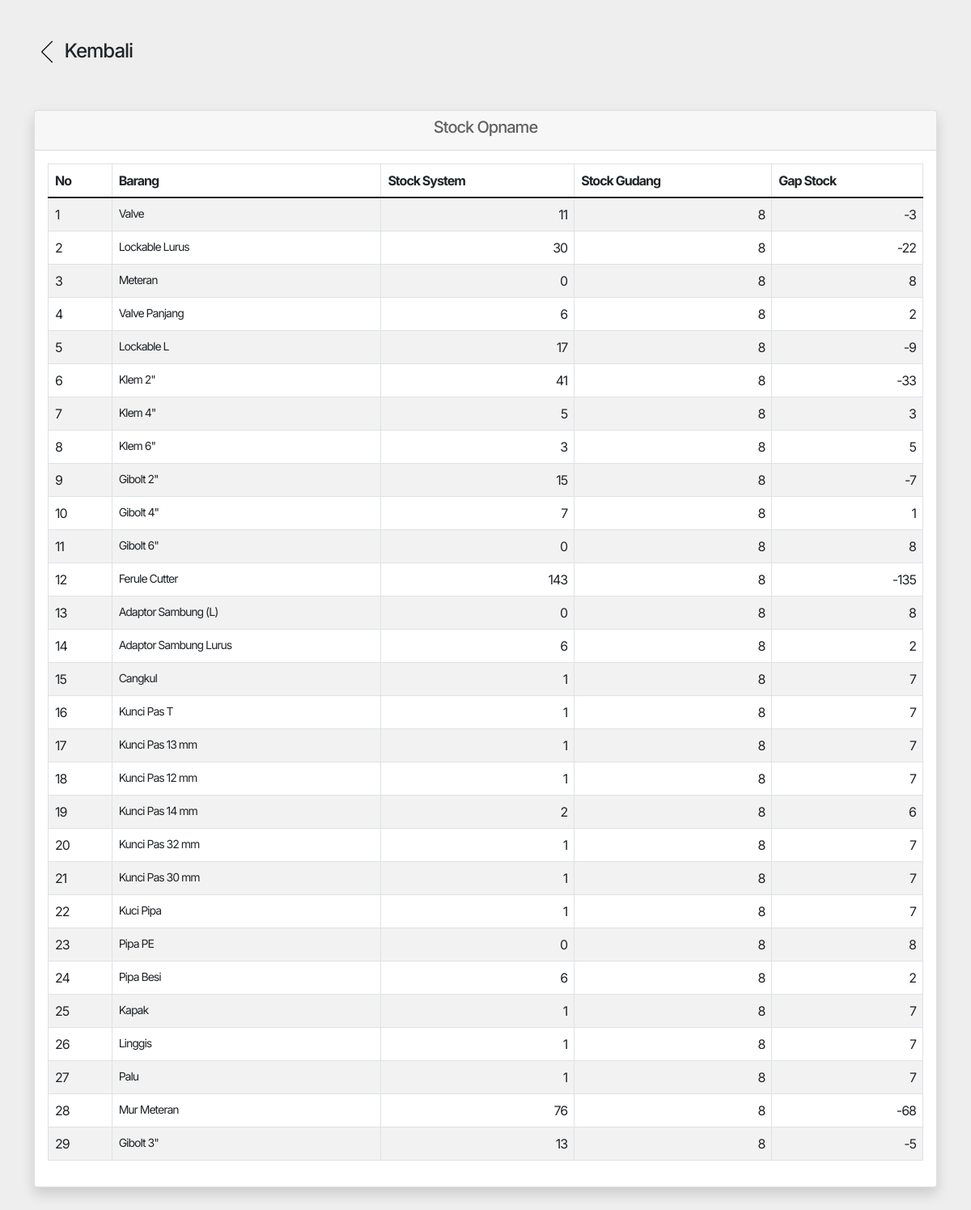
Page /so.php?id_so=16 on the committed database.
### tables this page shows
CREATE TABLE `t_so_detail` (
  `id_so_detail` int(11) NOT NULL,
  `id_so` int(11) DEFAULT NULL,
  `id_barang` int(11) DEFAULT NULL,
  `system_stock` int(11) DEFAULT NULL,
  `real_stock` int(11) DEFAULT NULL,
  `gap_stock` int(11) DEFAULT NULL
);

CREATE TABLE `m_barang` (
  `id_barang` int(11) NOT NULL,
  `parent_barang` int(11) DEFAULT NULL,
  `id_outlet` varchar(50) DEFAULT '1',
  `barcode` varchar(50) DEFAULT NULL,
  `barcode_asli` varchar(50) DEFAULT NULL,
  `nama_barang` varchar(50) DEFAULT NULL,
  `id_category` int(11) NOT NULL,
  `id_jenis_barang` int(11) NOT NULL,
  `id_merk` int(11) NOT NULL,
  `merk` varchar(100) DEFAULT NULL,
  `jenis_barang` varchar(50) DEFAULT 'ADA LIMBAH',
  `satuan` varchar(50) NOT NULL,
  `warna` varchar(59) NOT NULL,
  `gambar` varchar(59) NOT NULL,
  `size` varchar(50) NOT NULL,
  `harga_beli` int(11) NOT NULL DEFAULT 0,
  `harga_jual` int(11) NOT NULL DEFAULT 0,
  `last_stock` int(11) NOT NULL DEFAULT 0,
  `min_stock` int(11) NOT NULL DEFAULT 0,
  `max_stock` int(11) NOT NULL DEFAULT 0,
  `is_limbah` enum('N','Y') DEFAULT 'N',
  `is_delete` enum('N','Y') NOT NULL DEFAULT 'N'
);

### so.php (the view, shortened to what this page needs)
<?php include "header.php";
if( isset($_GET['id_so']) ){
	$id_so = $_GET['id_so'];
	$so_detail = $conn->query('SELECT * FROM t_so_detail LEFT JOIN m_barang ON t_so_detail.id_barang = m_barang.id_barang WHERE id_so = '.$id_so.' ');
}
?>
<div class="container my-5">
	<div class="row">
		<div class="col-6 col-md-6">
			<?php if( isset($_GET['id_so']) OR isset($_GET['add']) ) : ?>
				<a href="so.php">
					<h4 class="text-dark"> <img src="images/back.png" width="32px" alt=""> Kembali</h4>
				</a>
			<?php else: ?>
				<a href="index.php">
					<h4 class="text-dark"> <img src="images/back.png" width="32px" alt=""> Kembali</h4>
				</a>
			<?php endif; ?>
		</div>
		<div class="col-6 col-md-6">
		</div>
	</div>
	<?php if(isset($_GET['id_so'])) : ?>
		<div class="row mt-5">
			<div class="col-md-12 col-12">
				<div class="card shadow">
					<div class="card-header">
						<h5 class="text-center">Stock Opname</h5>
					</div>
					<div class="card-body">
							<table class="table table-bordered table-hover table-striped">
								<thead>
									<tr>
										<th>No</th>
										<th>Barang</th>
										<th>Stock System</th>
										<th>Stock Gudang</th>
										<th>Gap Stock</th>
									</tr>
								</thead>
								<tbody>
									<?php $i = 1; while ($row = $so_detail->fetch_array()) : ?>
										<tr>
											<td><?= $i++ ?></td>
											<td class="small"> <?= $row['nama_barang'] ?> </td>
											<td align="right"> <?= number_format($row['system_stock']) ?></td>
											<td align="right"><?= number_format($row['real_stock']) ?></td>
											<td align="right"><?= number_format($row['gap_stock']) ?></td>
										</tr>
									<?php endwhile; ?>
								</tbody>
							</table>
					</div>
				</div>
			</div>
		</div>
	<?php endif; ?>
</div>
<?php include "footer.php"; ?>

### style.css (style rules this page uses)
body { font-family: 'Inter', sans-serif; background-color: #eeeeee; letter-spacing: -1px; color: #777777; }
h1, h2, h3, h4, h5, h6, p { color: #606060; }

### header.php (style rules this page uses)
a { text-decoration: none; }

### rows in the picture
t_so_detail: id_barang.nama_barang "Valve", system_stock "11", real_stock "8", gap_stock "-3"
t_so_detail: id_barang.nama_barang "Lockable Lurus", system_stock "30", real_stock "8", gap_stock "-22"
t_so_detail: id_barang.nama_barang "Meteran", system_stock "0", real_stock "8", gap_stock "8"
t_so_detail: id_barang.nama_barang "Valve Panjang", system_stock "6", real_stock "8", gap_stock "2"
t_so_detail: id_barang.nama_barang "Lockable L", system_stock "17", real_stock "8", gap_stock "-9"
t_so_detail: id_barang.nama_barang "Klem 2\"", system_stock "41", real_stock "8", gap_stock "-33"
t_so_detail: id_barang.nama_barang "Klem 4\"", system_stock "5", real_stock "8", gap_stock "3"
t_so_detail: id_barang.nama_barang "Klem 6\"", system_stock "3", real_stock "8", gap_stock "5"
t_so_detail: id_barang.nama_barang "Gibolt 2\"", system_stock "15", real_stock "8", gap_stock "-7"
t_so_detail: id_barang.nama_barang "Gibolt 4\"", system_stock "7", real_stock "8", gap_stock "1"
t_so_detail: id_barang.nama_barang "Gibolt 6\"", system_stock "0", real_stock "8", gap_stock "8"
t_so_detail: id_barang.nama_barang "Ferule Cutter", system_stock "143", real_stock "8", gap_stock "-135"
t_so_detail: id_barang.nama_barang "Adaptor Sambung (L)", system_stock "0", real_stock "8", gap_stock "8"
t_so_detail: id_barang.nama_barang "Adaptor Sambung Lurus", system_stock "6", real_stock "8", gap_stock "2"
t_so_detail: id_barang.nama_barang "Cangkul", system_stock "1", real_stock "8", gap_stock "7"
t_so_detail: id_barang.nama_barang "Kunci Pas T", system_stock "1", real_stock "8", gap_stock "7"
t_so_detail: id_barang.nama_barang "Kunci Pas 13 mm", system_stock "1", real_stock "8", gap_stock "7"
t_so_detail: id_barang.nama_barang "Kunci Pas 12 mm", system_stock "1", real_stock "8", gap_stock "7"
t_so_detail: id_barang.nama_barang "Kunci Pas 14 mm", system_stock "2", real_stock "8", gap_stock "6"
t_so_detail: id_barang.nama_barang "Kunci Pas 32 mm", system_stock "1", real_stock "8", gap_stock "7"
t_so_detail: id_barang.nama_barang "Kunci Pas 30 mm", system_stock "1", real_stock "8", gap_stock "7"
t_so_detail: id_barang.nama_barang "Kuci Pipa", system_stock "1", real_stock "8", gap_stock "7"
t_so_detail: id_barang.nama_barang "Pipa PE", system_stock "0", real_stock "8", gap_stock "8"
t_so_detail: id_barang.nama_barang "Pipa Besi", system_stock "6", real_stock "8", gap_stock "2"
t_so_detail: id_barang.nama_barang "Kapak", system_stock "1", real_stock "8", gap_stock "7"
t_so_detail: id_barang.nama_barang "Linggis", system_stock "1", real_stock "8", gap_stock "7"
t_so_detail: id_barang.nama_barang "Palu", system_stock "1", real_stock "8", gap_stock "7"
t_so_detail: id_barang.nama_barang "Mur Meteran", system_stock "76", real_stock "8", gap_stock "-68"
t_so_detail: id_barang.nama_barang "Gibolt 3\"", system_stock "13", real_stock "8", gap_stock "-5"
